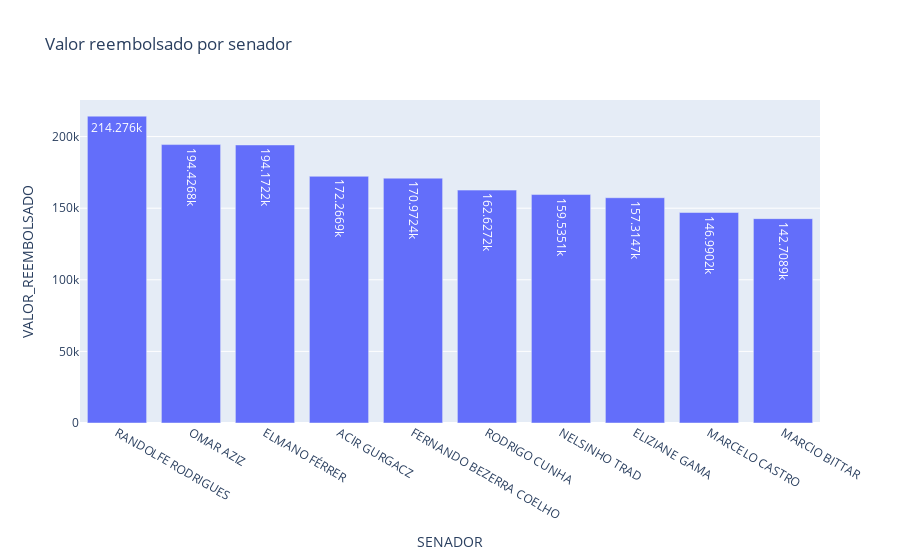

Source (notebook cell):
### Markdown cell above
Gráfico com os gastos dos 10 senadores que gastam mais

### Code cell
fig = px.bar(gasto_por_senador, x='SENADOR', y='VALOR_REEMBOLSADO', text_auto=True, title="Valor reembolsado por senador")
fig.show()

### Figure 1 — Plotly figure (JSON) as saved in the notebook; plotly's stock layout.template omitted (floating-point values rounded to 4 significant figures)
{"data": [{"alignmentgroup": "True", "hovertemplate": "SENADOR=%{x}<br>VALOR_REEMBOLSADO=%{y}<extra></extra>", "legendgroup": "", "marker": {"color": "#636efa", "pattern": {"shape": ""}}, "name": "", "offsetgroup": "", "orientation": "v", "showlegend": false, "textposition": "auto", "texttemplate": "%{y}", "type": "bar", "x": ["RANDOLFE RODRIGUES", "OMAR AZIZ", "ELMANO FÉRRER", "ACIR GURGACZ", "FERNANDO BEZERRA COELHO", "RODRIGO CUNHA", "NELSINHO TRAD", "ELIZIANE GAMA", "MARCELO CASTRO", "MARCIO BITTAR"], "xaxis": "x", "y": [214276, 194400.0, 194200.0, 172300.0, 171000.0, 162600.0, 159500.0, 157300.0, 147000.0, 142700.0], "yaxis": "y"}], "layout": {"barmode": "relative", "legend": {"tracegroupgap": 0}, "title": {"text": "Valor reembolsado por senador"}, "xaxis": {"anchor": "y", "domain": [0, 1], "title": {"text": "SENADOR"}}, "yaxis": {"anchor": "x", "domain": [0, 1], "title": {"text": "VALOR_REEMBOLSADO"}}}}
